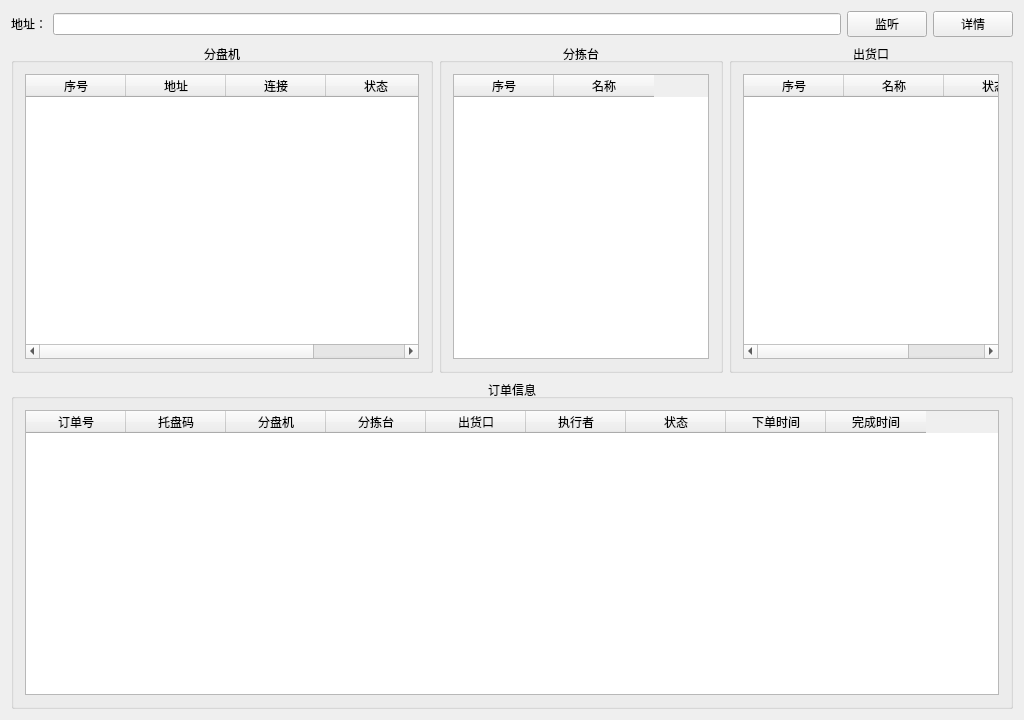
<?xml version="1.0" encoding="UTF-8"?>
<ui version="4.0">
 <class>WCSSimulatorClass</class>
 <widget class="QMainWindow" name="WCSSimulatorClass">
  <property name="geometry">
   <rect>
    <x>0</x>
    <y>0</y>
    <width>1024</width>
    <height>720</height>
   </rect>
  </property>
  <property name="minimumSize">
   <size>
    <width>1024</width>
    <height>720</height>
   </size>
  </property>
  <property name="windowTitle">
   <string>WCSSimulator</string>
  </property>
  <widget class="QWidget" name="centralWidget">
   <layout class="QGridLayout" name="gridLayout_2">
    <item row="0" column="0">
     <layout class="QHBoxLayout" name="horizontalLayout">
      <item>
       <widget class="QLabel" name="label">
        <property name="text">
         <string>地址：</string>
        </property>
       </widget>
      </item>
      <item>
       <widget class="QLineEdit" name="lineEditAddress"/>
      </item>
      <item>
       <widget class="QPushButton" name="pushButton">
        <property name="text">
         <string>监听</string>
        </property>
       </widget>
      </item>
      <item>
       <widget class="QPushButton" name="pushButton_2">
        <property name="text">
         <string>详情</string>
        </property>
       </widget>
      </item>
     </layout>
    </item>
    <item row="2" column="0">
     <widget class="QGroupBox" name="groupBox_4">
      <property name="title">
       <string>订单信息</string>
      </property>
      <property name="alignment">
       <set>Qt::AlignCenter</set>
      </property>
      <layout class="QVBoxLayout" name="verticalLayout_4">
       <item>
        <widget class="QTableWidget" name="tableWidget_4">
         <column>
          <property name="text">
           <string>订单号</string>
          </property>
         </column>
         <column>
          <property name="text">
           <string>托盘码</string>
          </property>
         </column>
         <column>
          <property name="text">
           <string>分盘机</string>
          </property>
         </column>
         <column>
          <property name="text">
           <string>分拣台</string>
          </property>
         </column>
         <column>
          <property name="text">
           <string>出货口</string>
          </property>
         </column>
         <column>
          <property name="text">
           <string>执行者</string>
          </property>
         </column>
         <column>
          <property name="text">
           <string>状态</string>
          </property>
         </column>
         <column>
          <property name="text">
           <string>下单时间</string>
          </property>
         </column>
         <column>
          <property name="text">
           <string>完成时间</string>
          </property>
         </column>
        </widget>
       </item>
      </layout>
     </widget>
    </item>
    <item row="1" column="0">
     <layout class="QGridLayout" name="gridLayout" columnstretch="2,0,0,0">
      <item row="0" column="3">
       <widget class="QGroupBox" name="groupBox_3">
        <property name="title">
         <string>出货口</string>
        </property>
        <property name="alignment">
         <set>Qt::AlignCenter</set>
        </property>
        <layout class="QVBoxLayout" name="verticalLayout_3">
         <item>
          <widget class="QTableWidget" name="tableWidget_3">
           <column>
            <property name="text">
             <string>序号</string>
            </property>
           </column>
           <column>
            <property name="text">
             <string>名称</string>
            </property>
           </column>
           <column>
            <property name="text">
             <string>状态</string>
            </property>
           </column>
          </widget>
         </item>
        </layout>
       </widget>
      </item>
      <item row="0" column="0">
       <widget class="QGroupBox" name="groupBox">
        <property name="title">
         <string>分盘机</string>
        </property>
        <property name="alignment">
         <set>Qt::AlignCenter</set>
        </property>
        <layout class="QVBoxLayout" name="verticalLayout">
         <item>
          <widget class="QTableWidget" name="tableWidget">
           <column>
            <property name="text">
             <string>序号</string>
            </property>
           </column>
           <column>
            <property name="text">
             <string>地址</string>
            </property>
           </column>
           <column>
            <property name="text">
             <string>连接</string>
            </property>
           </column>
           <column>
            <property name="text">
             <string>状态</string>
            </property>
           </column>
          </widget>
         </item>
        </layout>
       </widget>
      </item>
      <item row="0" column="1">
       <widget class="QGroupBox" name="groupBox_2">
        <property name="title">
         <string>分拣台</string>
        </property>
        <property name="alignment">
         <set>Qt::AlignCenter</set>
        </property>
        <layout class="QVBoxLayout" name="verticalLayout_2">
         <item>
          <widget class="QTableWidget" name="tableWidget_2">
           <column>
            <property name="text">
             <string>序号</string>
            </property>
           </column>
           <column>
            <property name="text">
             <string>名称</string>
            </property>
           </column>
          </widget>
         </item>
        </layout>
       </widget>
      </item>
     </layout>
    </item>
   </layout>
  </widget>
 </widget>
 <layoutdefault spacing="6" margin="11"/>
 <resources>
  <include location="WCSSimulator.qrc"/>
 </resources>
 <connections/>
</ui>
